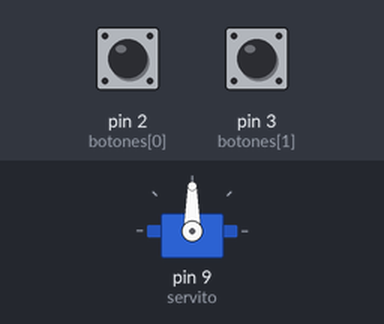
A sketch run on a simulated Arduino Uno, built with avr-gcc and run on an emulated ATmega328P. Parts: servo. The inputs (shaded band) are chosen by the test bench; at power-on: pin 2 (botones[0]) LOW, pin 3 (botones[1]) LOW.

Above: at 1.2 s.
1.3 s: pin 2 (botones[0]) pulled HIGH for 0.15 s
At 1.38 s:
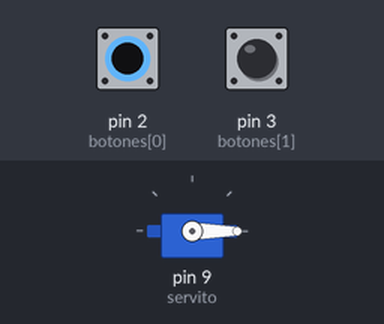
2.9 s: pin 3 (botones[1]) pulled HIGH for 0.15 s
At 2.98 s:
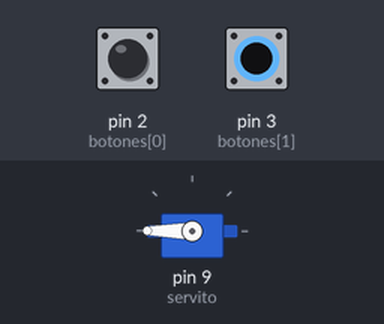
4.5 s: pin 3 (botones[1]) pulled HIGH for 3.2 s
At 8.9 s:
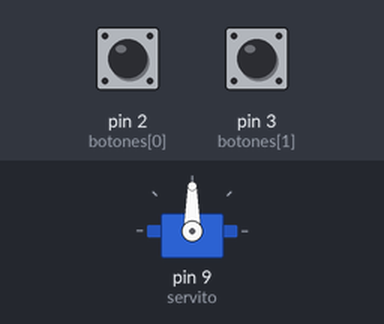
9.2 s: pin 2 (botones[0]) pulled HIGH for 3.2 s
At 9.6 s:
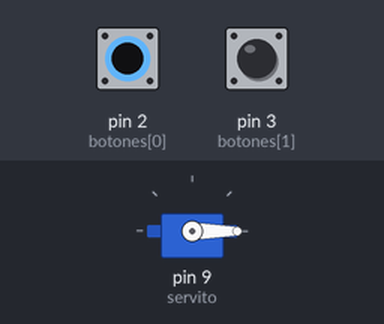
Timing chart, 0 to 13.9 s (numbered marks = the images above; inputs shaded):
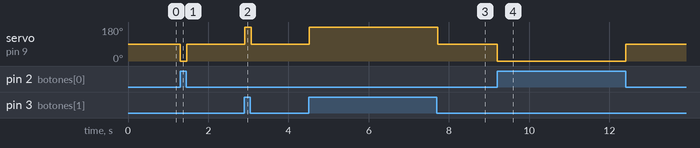

The sketch:

servo2.ino
```cpp
#include <Servo.h>

const int botones[2] = {2, 3};
int isPresionado[2] = {LOW, LOW};
Servo servito;

void setup() {
  servito.attach(9);
  for (int i = 0; i < 2; i++) {
    pinMode(botones[i], INPUT);
  }
}

void loop() {
  for (int i = 0; i < 2; i++) {
    isPresionado[i] = digitalRead(botones[i]);
  }
  if (isPresionado[0] == HIGH && isPresionado[1] == LOW) {
    servito.write(0);
  } else if (isPresionado[0] == LOW && isPresionado[1] == HIGH) {
    servito.write(180);
  } else {
    servito.write(90);
  }
  delay(20);
}
```

Measured:
- after the input at 1.3 s, servo on pin 9 (servito): 90° → 0° at once, → 90° 0.16 s later
- after the input at 2.9 s, servo on pin 9 (servito): 90° → 180° at once, → 90° 0.16 s later
- after the input at 4.5 s, servo on pin 9 (servito): 90° → 180° at once, → 90° 3.2 s later
- after the input at 9.2 s, servo on pin 9 (servito): 90° → 0° at once, → 90° 3.2 s later
